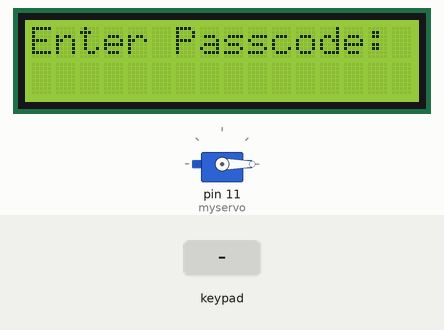
Recording of a sketch running on a simulated Arduino Uno, built with avr-gcc and run on an emulated ATmega328P. On the bench: 16×2 character LCD, servo. Inputs (shaded band) come from the test bench.

Above: at 1.2 s.
1.3 s: keypad keys 0 0 0 0 pressed 0.4 s apart
At 3.6 s:
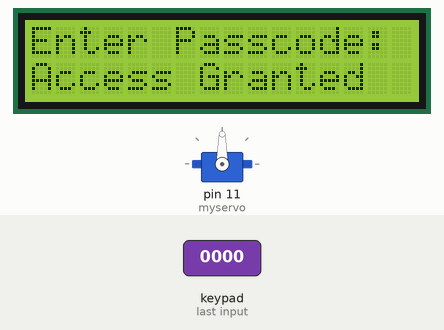
5.9 s: keypad keys 1 3 1 0 9 8 pressed 0.4 s apart
At 8.6 s:
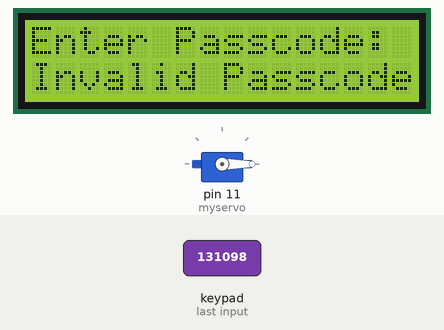
10.6 s: key '7' pressed
At 10.9 s:
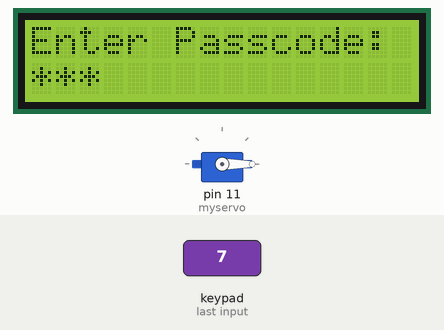
12.1 s: key '8' pressed
At 12.5 s:
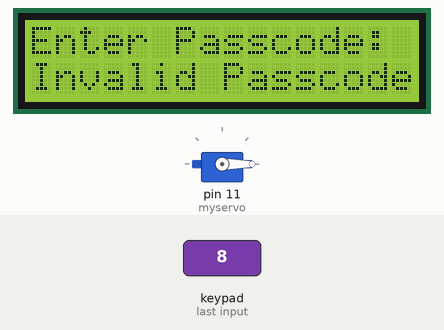
Timing chart, 0 to 15.1 s (numbered marks = the images above; inputs shaded):
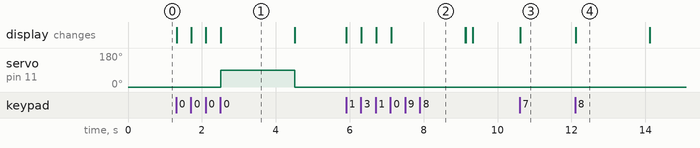

The sketch:

Arduino_Code.ino
```cpp
#include <Servo.h>
#include <LiquidCrystal.h>
#include <Keypad.h>

Servo myservo;                //servo objectg creation

const int rs = 12, en = 14, d4 = 5, d5 = 4, d6 = 3, d7 = 2;   //selecting LCD pins
LiquidCrystal lcd(rs, en, d4, d5, d6, d7);                    //lcd object creation

//setting keypad
const byte ROWS = 4; //four rows
const byte COLS = 4; //four columns
char keys[ROWS][COLS] = {
  {'7', '8', '9', '/'},
  {'4', '5', '6', 'x'},       //Mapping keypad keys
  {'1', '2', '3', '-'},
  {'C', '0', '=', '+'}
};

byte rowPins[ROWS] = {13, 10, 9, 8};       //connect to the row pinouts of the keypad
byte colPins[COLS] = {7, 6, 1, 0};         //connect to the column pinouts of the keypad
Keypad keypad = Keypad( makeKeymap(keys), rowPins, colPins, ROWS, COLS );     //keypad object creation

const char k[] = {'0', '0', '0', '0'};      //Passcode
char p[4];                //Empty array to store pressed button values
int button_counter=0;                //variable to store number of pressed buttons

void setup() {

  lcd.begin(16, 2);                         //Setting up LCD
  lcd.setCursor(0, 0);
  lcd.print("Enter Passcode: ");
  lcd.setCursor(0, 1);

  myservo.attach(11);             //selecting servo to pin 11
  myservo.write(0);              // tell servo to go to position 0 deg
}
void loop() {
  bool wrong;         //boolean to check if passcode is correct
  char key = keypad.getKey();
  delay(5);
  if (key) {

    if (key == 'C') {
      button_counter = 0;
      lcd.setCursor(0, 1);
      lcd.print("                ");
      lcd.setCursor(0, 1);
      myservo.write(0);
    }
    else {
      lcd.print('*');
      p[button_counter] = key;
      button_counter++;
    }
  }

  if (button_counter == 4) {
    wrong = false;
    for (int i = 0; i < 4; i++)
      if (p[i] != k[i])
        wrong = true;
    lcd.setCursor(0, 1);
    lcd.print("                ");
    lcd.setCursor(0, 1);
    if (wrong) {
      lcd.print("Invalid Passcode");
    }
    else {
      lcd.print("Access Granted");
      myservo.write(90);              // tell servo to go to position 90 deg
    }
    button_counter = 0;
    delay(2000);
    lcd.setCursor(0, 1);
    lcd.print("                ");
    lcd.setCursor(0, 1);
    myservo.write(0);
  }
}
```

Measured:
- after the input at 1.3 s, servo on pin 11 (myservo): 0° → 90° after 1.2 s, → 0° 2.0 s later; the display: first changes at once (image 1 shows a later state)
- after the input at 5.9 s, the display: first changes at once (image 2 shows a later state)
- after the input at 10.6 s, the display: changes at once (image 3)
- after the input at 12.1 s, the display: changes at once (image 4)
- what the display in image 1 shows lasts 2.0 s, from 2.5 s to 4.5 s
